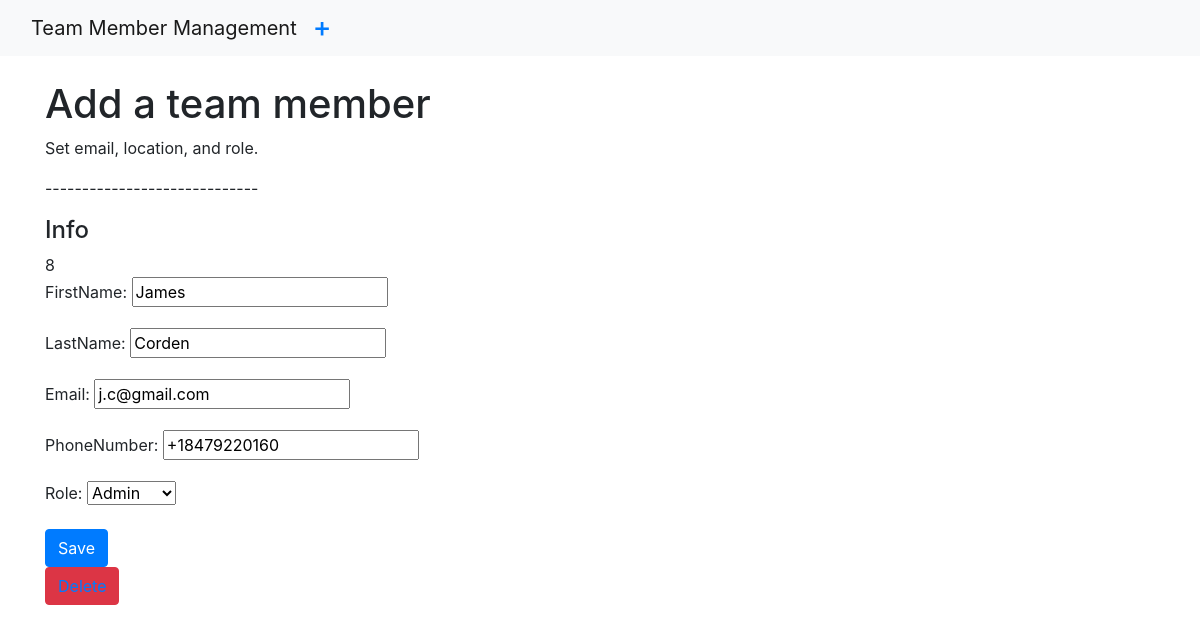
Page /edit/8 on the committed database.
### teamMember/models.py (models this page shows, shortened)
class teamMember(models.Model):
    FirstName = models.CharField(max_length=255)
    LastName = models.CharField(max_length=255)
    Email = models.EmailField(max_length=255)
    PhoneNumber = PhoneNumberField()
    TYPE_SELECT = (
        ('Admin', 'Admin'),
        ('Regular', 'Regular'),
    )
    Role = models.CharField(max_length=11, choices=TYPE_SELECT)

### teamMember/views.py (the view)
# urls.py: path('edit/<slug:pk>', EditView.as_view(), name='edit'),
class EditView(UpdateView):
    model = teamMember
    template_name = 'edit.html'
    fields = '__all__'
    success_url="/"

### teamMember/templates/edit.html (shortened to what this page needs)
{% extends 'base.html' %}
{% block content %}
<!DOCTYPE html>
<html>
<head>
</head>
<body>
    <h1>Add a team member</h1>
    <p> Set email, location, and role.</p>
    <p>-----------------------------</p>
    <h4>Info</h4>
    <div class="form-group">
        <form method="POST">
            {{object.id}}
            {{form.as_p}}
            <button class="btn btn-primary">Save</button>
        </form>
        <button class="btn btn-danger"><a href="{% url 'delete' object.id %}">Delete</a></button>
    </div>
</body>
</html>
{% endblock %}

### rows in the picture
teamMember: id "8", FirstName "James", LastName "Corden", Email "j.c@gmail.com", PhoneNumber "+18479220160", Role "Admin"
